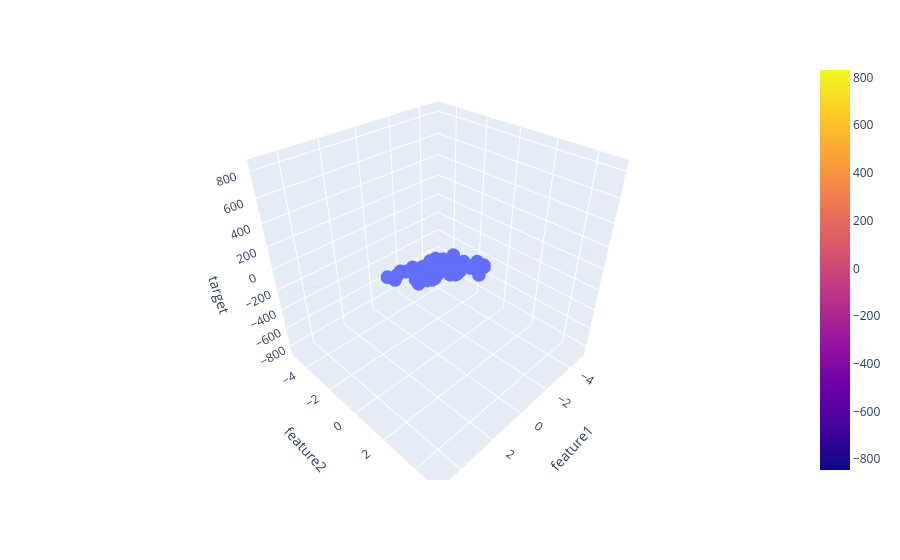

Write notebook code for a chart like this one.
### Code cell
x = np.linspace(-5, 5, 10)
y = np.linspace(-5, 5, 10)

xGrid, yGrid = np.meshgrid(x, y)

# create final FIRST
final = np.vstack((
    xGrid.ravel(),
    yGrid.ravel()
)).T

# now predict
z_final = lr.predict(final).reshape(10, 10)
z = z_final

fig = px.scatter_3d(df, x='feature1', y='feature2', z='target')

fig.add_trace(
    go.Surface(x=x, y=y, z=z)
)

fig.show()
